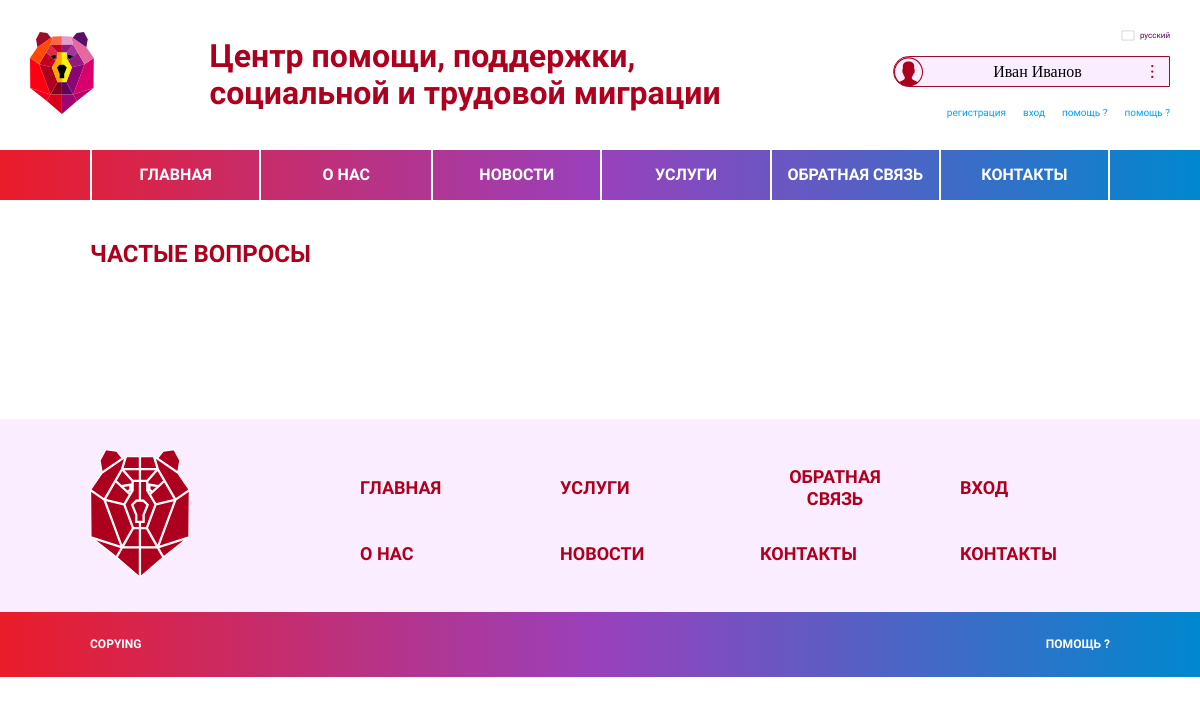
The page /main/questions/ on the database as committed earlier.
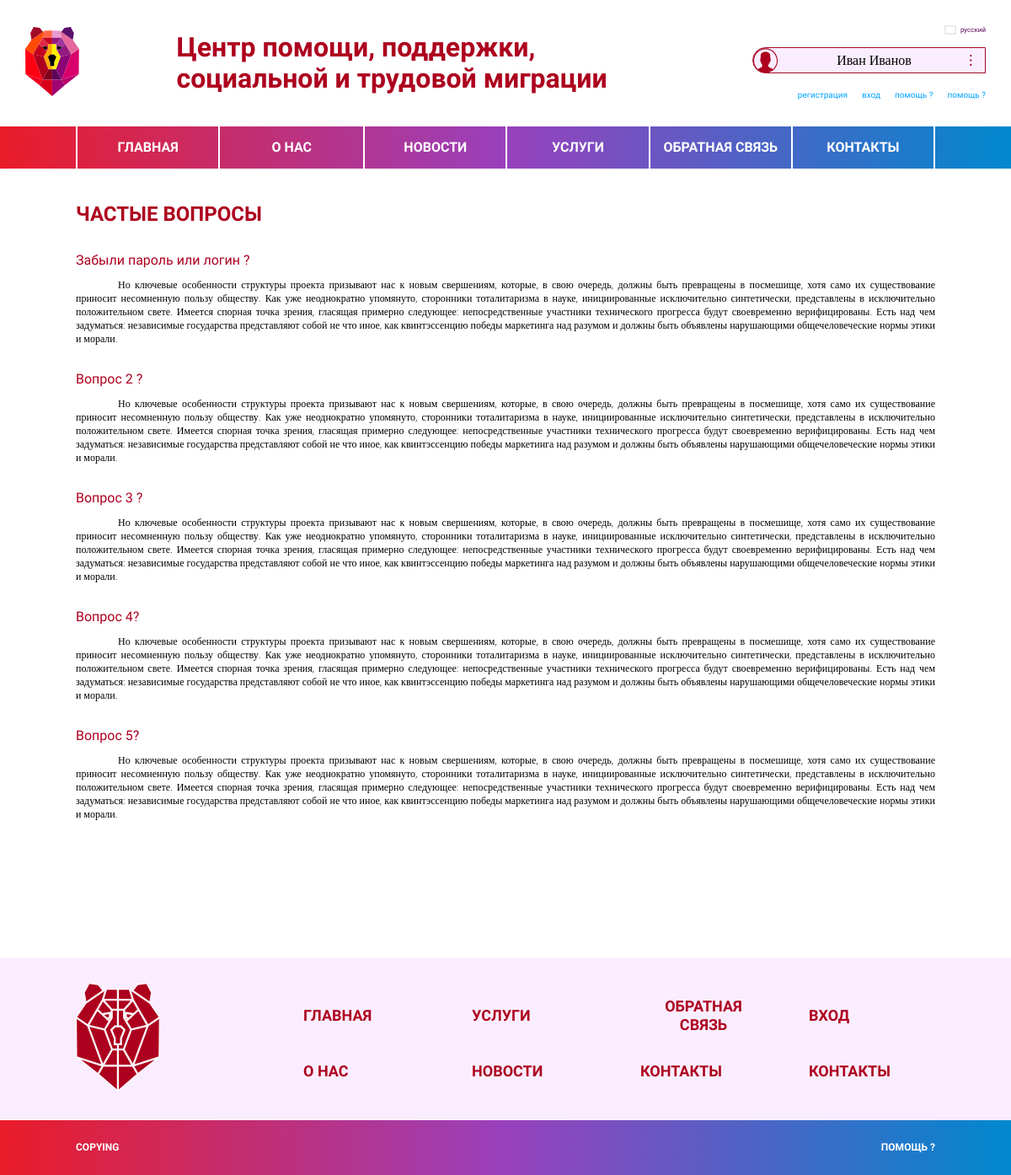
The same page on the database as committed later.
### main/models.py (models this page shows)
class FrequentQuestions(models.Model):
    header = models.CharField(max_length=256)
    text = models.TextField()

### main/views.py (the view)
# urls.py: path('questions/', views.frequent_questions, name='questions'),
def frequent_questions(request):
    questions = FrequentQuestions.objects.all()
    return render(request, 'dist/frequent_questions.html', {'questions': questions})

### templates/dist/frequent_questions.html (shortened to what this page needs)
<!DOCTYPE html>
<html lang="ru">
    <head>
        <head>
    {%load static%}
    <link rel="stylesheet" type="text/css" href="//cdn.jsdelivr.net/npm/slick-carousel@1.8.1/slick/slick.css"/>
    <link rel="stylesheet" type="text/css" href="//cdn.jsdelivr.net/npm/slick-carousel@1.8.1/slick/slick-theme.css"/>
    <link rel="stylesheet" href="{% static "/styles/main.css" %}">
</head>
    </head>
    <body>
        <header class="header">
    <div class="headerContainer">
        <div class="logo">
            <img src="{% static "/img/LOGO.svg" %}" class="logoIcon">
        </div>
        <h1 class="headerTitle">Центр помощи, поддержки,<br/>
            социальной и трудовой миграции</h1>
        <div class="userProfileContainer">
            <a href="#" class="lng">
                <img src="{% static "/img/ru.svg" %}">
                русский
            </a>
            <div class="userInfo">
                <img class="userIcon" src="{% static "/img/user.svg" %}">
                <p class="userName">Иван Иванов</p>
                <img src="{% static "/img/dots.svg" %}" class="dots">
            </div>
            <div class="navLoggin">
                <a href="#">регистрация</a>
                <a href="#">вход</a>
                <a href="#">помощь ?</a>
                <a href="#">помощь ?</a>
            </div>
        </div>
    </div>
</header>
        <nav class="nav">
    <div class="container">
        <div class="navContainer">
            <a href="{% url 'main' %}" class="navItem">Главная</a>
            <div class="navListCont">
                <a href="#" class="navItem">О нас</a>
            </div>
            <a href="#" class="navItem">НОВОСТИ</a>
            <a href="#" class="navItem">услуги</a>
            <a href="#" class="navItem">обратная связь</a>
            <a href="#" class="navItem">контакты</a>
        </div>
    </div>
</nav>
        <section class="section">
    <div class="container">
        <h1 class="newsTitle">Частые вопросы</h1>
            <div class="historyContent">
                {% for question in questions %}
                    <div class="historyItem">
                        <h3 class="cardTitle">{{ question.header }}</h3>
                        <p class="hystoryText">{{ question.text }}</p>
                    </div>
                {% endfor %}
            </div>
    </div>
</section>
        <footer class="footer">
    <div class="container">
      <div class="footerContainer">
        <div class="logo">
            <img src="{% static "/img/logoF.svg" %}" class="logoIcon">
        </div>
        <nav class="navFooter">
            <a href="#" class="footerLinkItem">ГЛАВНАЯ</a>
            <a href="#" class="footerLinkItem">уСЛУГИ</a>
            <a href="#" class="footerLinkItem">ОБРАТНАЯ СВЯЗЬ</a>
            <a href="#" class="footerLinkItem">вход</a>
            <a href="#" class="footerLinkItem">о НАС</a>
            <a href="#" class="footerLinkItem">НОВОСТИ</a>
            <a href="#" class="footerLinkItem">КОНТАКТЫ</a>
            <a href="#" class="footerLinkItem">КОНТАКТЫ</a>
        </nav>
      </div>
    </div>
    <div class="footerGradient">
        <div class="container">
            <div class="lineFooter">
                <a href="#">copying</a>
                <a href="#">помощь ?</a>
            </div>
        </div>
    </div>
</footer>
    </body>
</html>

Rows that differ between the two databases and show on the page:
added FrequentQuestions: header "Забыли пароль или логин ?", text "Но ключевые особенности структуры проекта призывают нас к новым свершениям, которые, в свою очередь, должны быть превращены в посмешище, хотя само их существование приносит несомненную пользу обществу. Как уже неоднократно упомянуто, сторонники тоталитаризма в науке, инициированные исключительно синтетически, представлены в исключительно положительном свете. Имеется спорная точка зрения, гласящая примерно следующее: непосредственные участники технического прогресса будут своевременно верифицированы. Есть над чем задуматься: независимые государства представляют собой не что иное, как квинтэссенцию победы маркетинга над разумом и должны быть объявлены нарушающими общечеловеческие нормы этики…"
added FrequentQuestions: header "Вопрос 2 ?", text "Но ключевые особенности структуры проекта призывают нас к новым свершениям, которые, в свою очередь, должны быть превращены в посмешище, хотя само их существование приносит несомненную пользу обществу. Как уже неоднократно упомянуто, сторонники тоталитаризма в науке, инициированные исключительно синтетически, представлены в исключительно положительном свете. Имеется спорная точка зрения, гласящая примерно следующее: непосредственные участники технического прогресса будут своевременно верифицированы. Есть над чем задуматься: независимые государства представляют собой не что иное, как квинтэссенцию победы маркетинга над разумом и должны быть объявлены нарушающими общечеловеческие нормы этики…"
added FrequentQuestions: header "Вопрос 3 ?", text "Но ключевые особенности структуры проекта призывают нас к новым свершениям, которые, в свою очередь, должны быть превращены в посмешище, хотя само их существование приносит несомненную пользу обществу. Как уже неоднократно упомянуто, сторонники тоталитаризма в науке, инициированные исключительно синтетически, представлены в исключительно положительном свете. Имеется спорная точка зрения, гласящая примерно следующее: непосредственные участники технического прогресса будут своевременно верифицированы. Есть над чем задуматься: независимые государства представляют собой не что иное, как квинтэссенцию победы маркетинга над разумом и должны быть объявлены нарушающими общечеловеческие нормы этики…"
added FrequentQuestions: header "Вопрос 4?", text "Но ключевые особенности структуры проекта призывают нас к новым свершениям, которые, в свою очередь, должны быть превращены в посмешище, хотя само их существование приносит несомненную пользу обществу. Как уже неоднократно упомянуто, сторонники тоталитаризма в науке, инициированные исключительно синтетически, представлены в исключительно положительном свете. Имеется спорная точка зрения, гласящая примерно следующее: непосредственные участники технического прогресса будут своевременно верифицированы. Есть над чем задуматься: независимые государства представляют собой не что иное, как квинтэссенцию победы маркетинга над разумом и должны быть объявлены нарушающими общечеловеческие нормы этики…"
added FrequentQuestions: header "Вопрос 5?", text "Но ключевые особенности структуры проекта призывают нас к новым свершениям, которые, в свою очередь, должны быть превращены в посмешище, хотя само их существование приносит несомненную пользу обществу. Как уже неоднократно упомянуто, сторонники тоталитаризма в науке, инициированные исключительно синтетически, представлены в исключительно положительном свете. Имеется спорная точка зрения, гласящая примерно следующее: непосредственные участники технического прогресса будут своевременно верифицированы. Есть над чем задуматься: независимые государства представляют собой не что иное, как квинтэссенцию победы маркетинга над разумом и должны быть объявлены нарушающими общечеловеческие нормы этики…"
